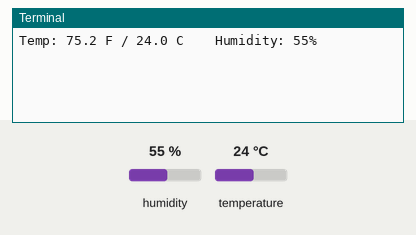
Bench run of a program on a simulated Raspberry Pi (BCM pin numbers). Shown: the last lines printed to the terminal. Inputs (shaded band) come from the test bench; at power-on: humidity 55 %, temperature 24 °C. No MQTT or app messages arrive unless stated.

Above: at 1.3 s.
1.4 s: humidity set to 22 %
At 6.3 s:
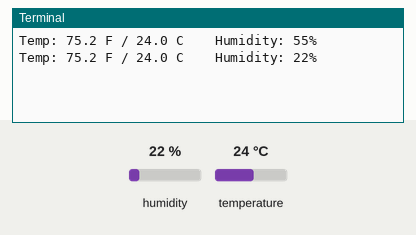
7.7 s: temperature set to 12 °C
At 12.2 s:
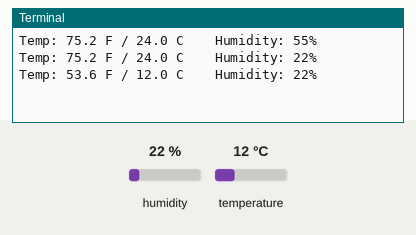
14.0 s: humidity set to 40 %
At 16.9 s:
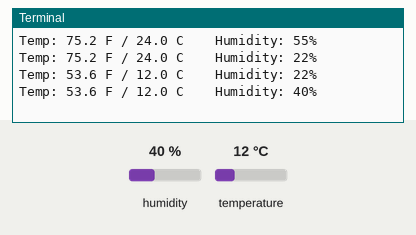
Timing chart, 0 to 18.4 s (numbered marks = the images above; inputs shaded):
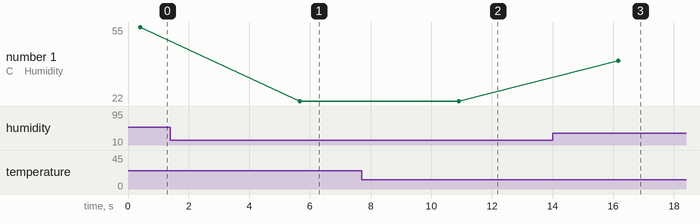

The program:

PublishDHT11Data.py
```python
import time
import board
import adafruit_dht

# Initial the dht device, with data pin connected to:
dhtDevice = adafruit_dht.DHT11(board.D27)

import paho.mqtt.client as paho
broker="192.168.1.112"
port=1883
def on_publish(client,userdata,result):             #create function for callback
    print("data published \n")
    pass
client1= paho.Client("control1")                           #create client object
client1.on_publish = on_publish                          #assign function to callback
client1.connect(broker,port)                                 #establish connection
#ret= client1.publish("house/bulb1","off")


while True:
    try:
        # Print the values to the serial port
        temperature_c = dhtDevice.temperature
        temperature_f = temperature_c * (9 / 5) + 32
        humidity = dhtDevice.humidity
        print("Temp: {:.1f} F / {:.1f} C    Humidity: {}% "
              .format(temperature_f, temperature_c, humidity))
        ret= client1.publish("house/bulb1",str(temperature_c) + ","+ str(humidity))
    except RuntimeError as error:
        # Errors happen fairly often, DHT's are hard to read, just keep going
        print(error.args[0])

    time.sleep(5.0)
```

Measured:
- after the input at 1.4 s, the terminal: prints a new line after 4.3 s (image 1)
- after the input at 7.7 s, the terminal: prints a new line after 3.2 s (image 2)
- after the input at 14.0 s, the terminal: prints a new line after 2.2 s (image 3)
- plotted number 1: 55 → 22 after the input at 1.4 s, 22 → 40 after the input at 14.0 s
